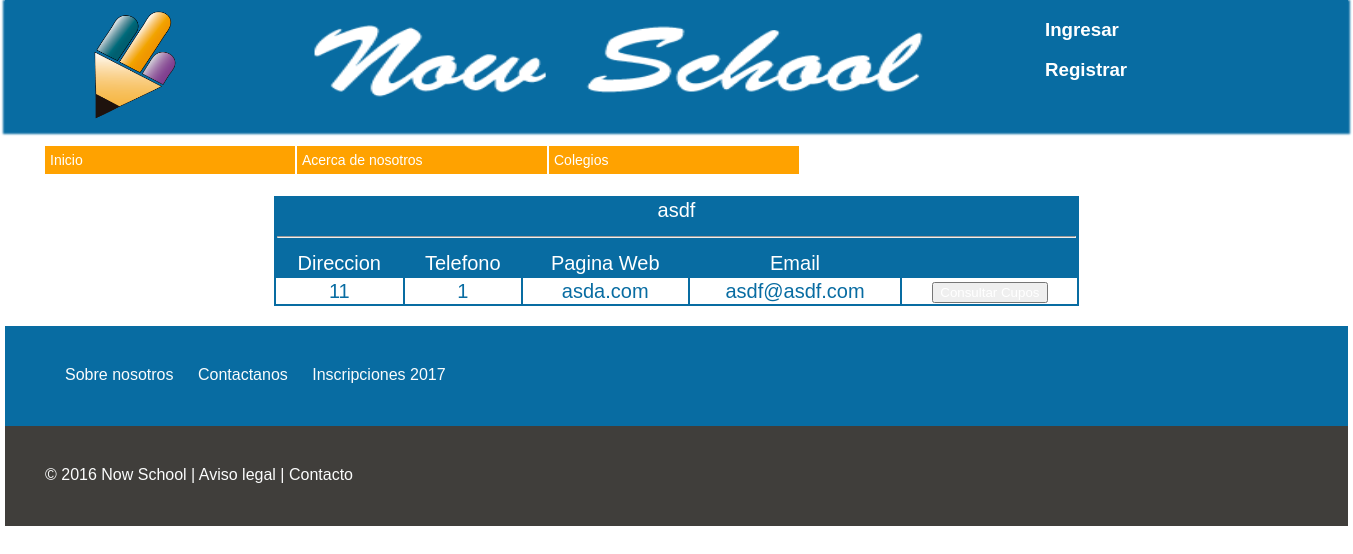
The page /ver_colegio.php on the database as committed earlier.
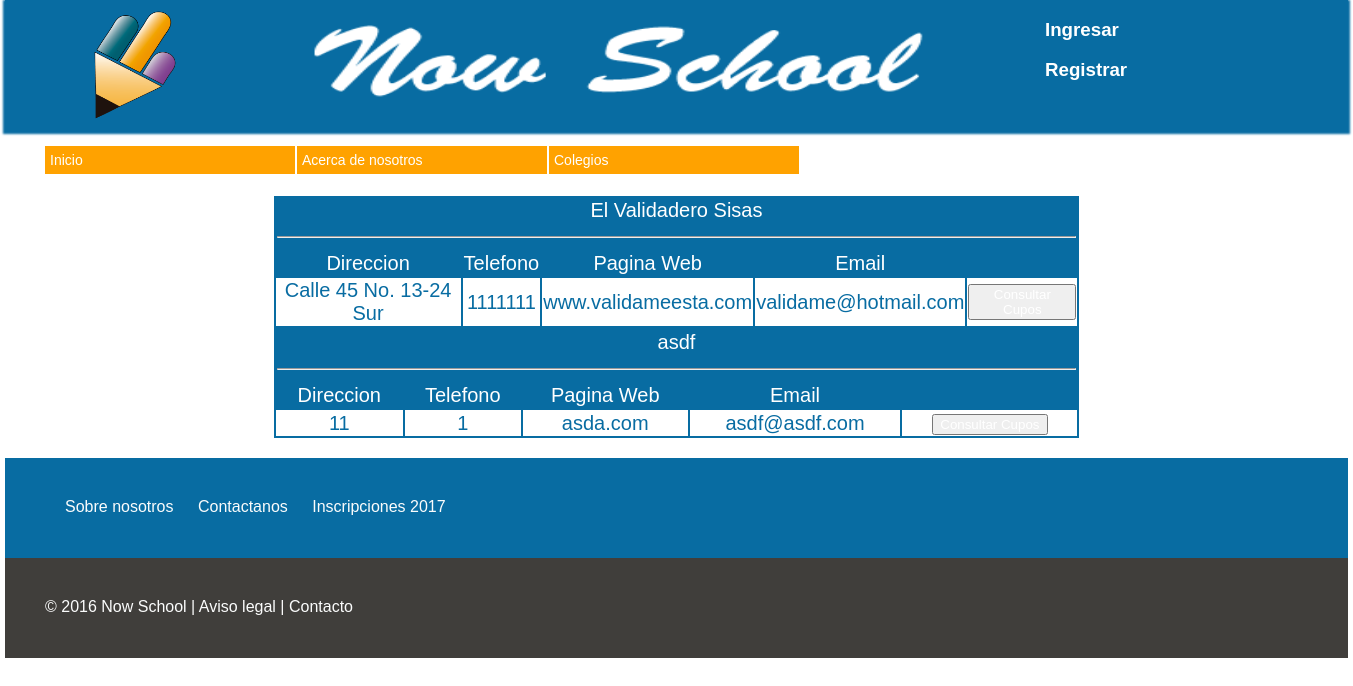
The same page on the database as committed later.
### tables this page shows
CREATE TABLE `colegios` (
  `id_colegio` int(11) NOT NULL AUTO_INCREMENT,
  `codigonit` int(15) DEFAULT NULL,
  `nombre` varchar(30) DEFAULT NULL,
  `direccion` varchar(50) DEFAULT NULL,
  `telefono` int(15) DEFAULT NULL,
  `pagina_web` varchar(30) DEFAULT NULL,
  `email` varchar(30) DEFAULT NULL,
  `id_localidad` int(11) NOT NULL,
  PRIMARY KEY (`id_colegio`)
);

### database/utilidades_sql.php (called while the page is built, shortened)
<?php
$MySqli = new MySqli (DB_HOST,DB_USER,DB_PASSWORD,DB_DATABASE);
mysqli_set_charset($MySqli, 'utf8');
function get_colegio ($colegio)
{
	global $MySqli;
	$sql = "SELECT * FROM colegios ORDER BY id_colegio DESC ";
	return $MySqli -> query($sql);
}
 ?>

### ver_colegio.php (the view)
<?php
include_once ('php/header.inc');
?>
<?php
include_once('database/utilidades_sql.php');
$result = get_colegio ($_SESSION['email']);
?>
<div id="contenedor_vista_colegio">
    <div class="vista_colegio">
    <?php while ($datos_colegio = $result -> fetch_assoc()) {
?>
    <form action="ver_cupo.php">
	<table class="formatabla" >
	    <tr>
		    <td colspan="5" align ="center"><?php
	    		echo $datos_colegio['nombre'];
	    		?>
	    	</td>
	    </tr>
	    <tr>
	    		<td colspan="5">
	    		<hr>
	    		</td>
	    </tr>
	    <tr class='formatablatr1' align="center">
	    	<td>Direccion</td>
	    	<td>Telefono</td>
	    	<td>Pagina Web</td>
	    	<td>Email</td>
	    </tr>
    <?php
        echo "<tr class='formatablatr0'>
	        <td>".$datos_colegio['direccion']."</td>
	        <td>".$datos_colegio['telefono']."</td>
	        <td>".$datos_colegio['pagina_web']."</td>
			<td>".$datos_colegio['email']."</td>
			<td colspan='5'>
		  				<a href='ver_cupo.php'><button type='submit'>Consultar Cupos</a></button>
			</tr>";
?>
	</table>
	</form>
<?php } ?>
 </div>
</div>
<?php
include_once ('php/footer.inc');
?>

Rows that differ between the two databases and show on the page:
added colegios: nombre "El Validadero Sisas", direccion "Calle 45 No. 13-24 Sur", telefono "1111111", pagina_web "www.validameesta.com", email "validame@hotmail.com"
